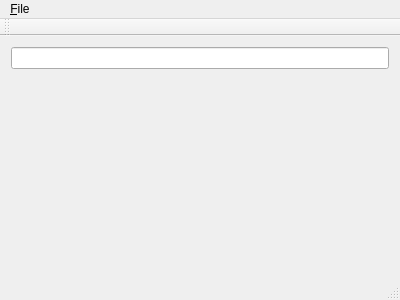
<?xml version="1.0" encoding="UTF-8"?>
<ui version="4.0">
 <class>%{WindowCn}</class>
 <widget class="QMainWindow" name="%{WindowCn}">
  <property name="geometry">
   <rect>
    <x>0</x>
    <y>0</y>
    <width>400</width>
    <height>300</height>
   </rect>
  </property>
  <widget class="QWidget" name="centralWidget">
   <layout class="QVBoxLayout" name="verticalLayout">
    <item>
     <widget class="QLineEdit" name="lineEdit"/>
    </item>
    <item>
     <widget class="QLabel" name="label"/>
    </item>
    <item>
     <spacer name="verticalSpacer_2">
      <property name="orientation">
       <enum>Qt::Vertical</enum>
      </property>
      <property name="sizeHint" stdset="0">
       <size>
        <width>20</width>
        <height>77</height>
       </size>
      </property>
     </spacer>
    </item>
   </layout>
  </widget>
  <widget class="QMenuBar" name="menuBar">
   <property name="geometry">
    <rect>
     <x>0</x>
     <y>0</y>
     <width>400</width>
     <height>23</height>
    </rect>
   </property>
@if '%{UseSettings}'
   <widget class="QMenu" name="menu_File">
    <property name="title">
     <string>&amp;File</string>
    </property>
    <addaction name="actionSettings"/>
   </widget>
   <addaction name="menu_File"/>
@endif
  </widget>
  <widget class="QToolBar" name="mainToolBar">
   <attribute name="toolBarArea">
    <enum>TopToolBarArea</enum>
   </attribute>
   <attribute name="toolBarBreak">
    <bool>false</bool>
   </attribute>
  </widget>
  <widget class="QStatusBar" name="statusBar"/>
@if '%{UseSettings}'
  <action name="actionSettings">
   <property name="icon">
    <iconset theme="configure" resource="vendor/de/skycoder42/qtmvvm/settings/widgets/de_skycoder42_qtmvvm_settings_widgets.qrc">
     <normaloff>:/qtmvvm/icons/settings.ico</normaloff>:/qtmvvm/icons/settings.ico</iconset>
   </property>
   <property name="text">
    <string>Settings</string>
   </property>
   <property name="shortcut">
    <string>Ctrl+Alt+S</string>
   </property>
   <property name="menuRole">
    <enum>QAction::PreferencesRole</enum>
   </property>
  </action>
@endif
 </widget>
 <layoutdefault spacing="6" margin="11"/>
@if '%{UseSettings}'
 <resources>
  <include location="vendor/de/skycoder42/qtmvvm/settings/widgets/de_skycoder42_qtmvvm_settings_widgets.qrc"/>
 </resources>
@else
 <resources/>
@endif
 <connections/>
</ui>
